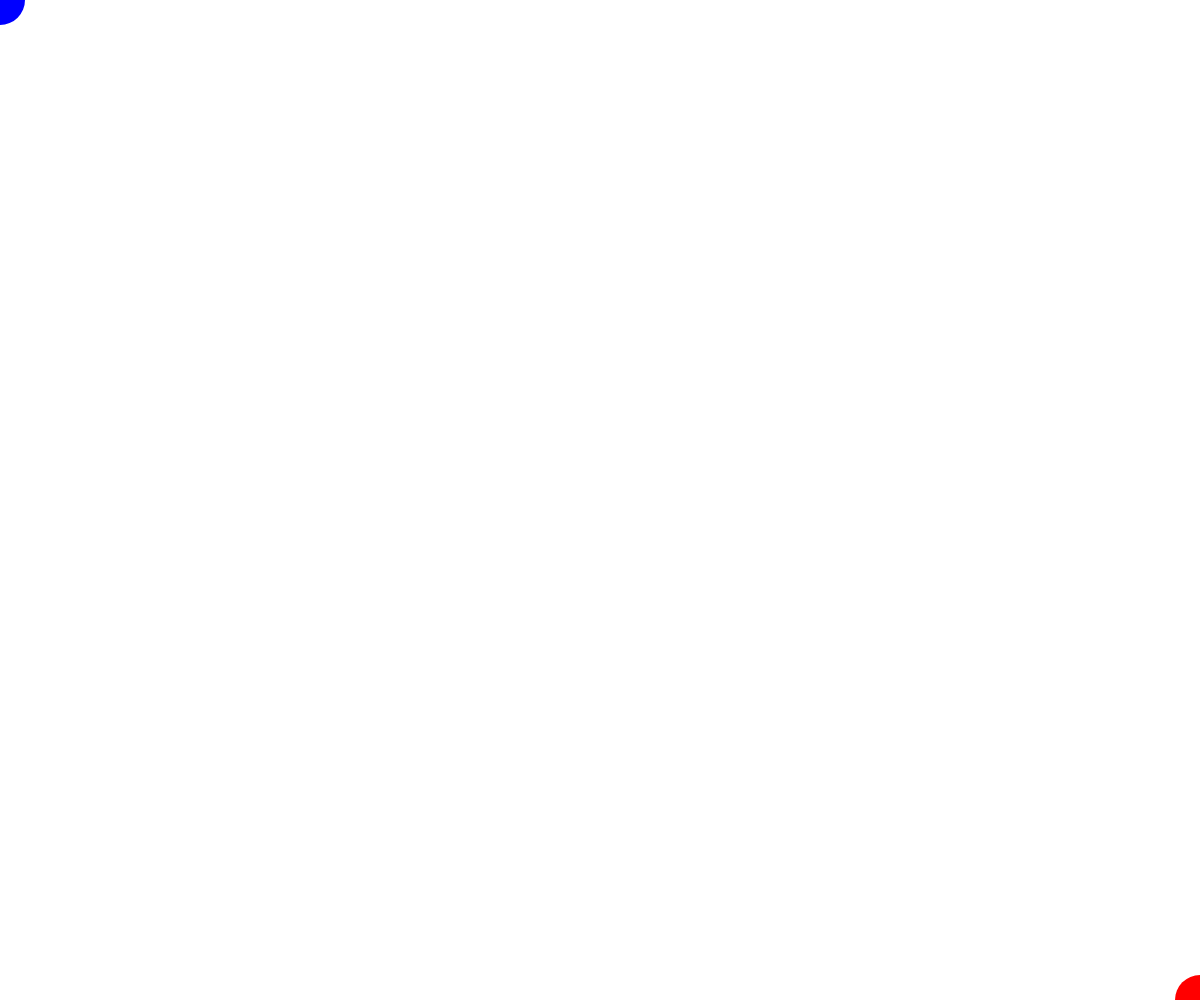
Frame 1 (no input)
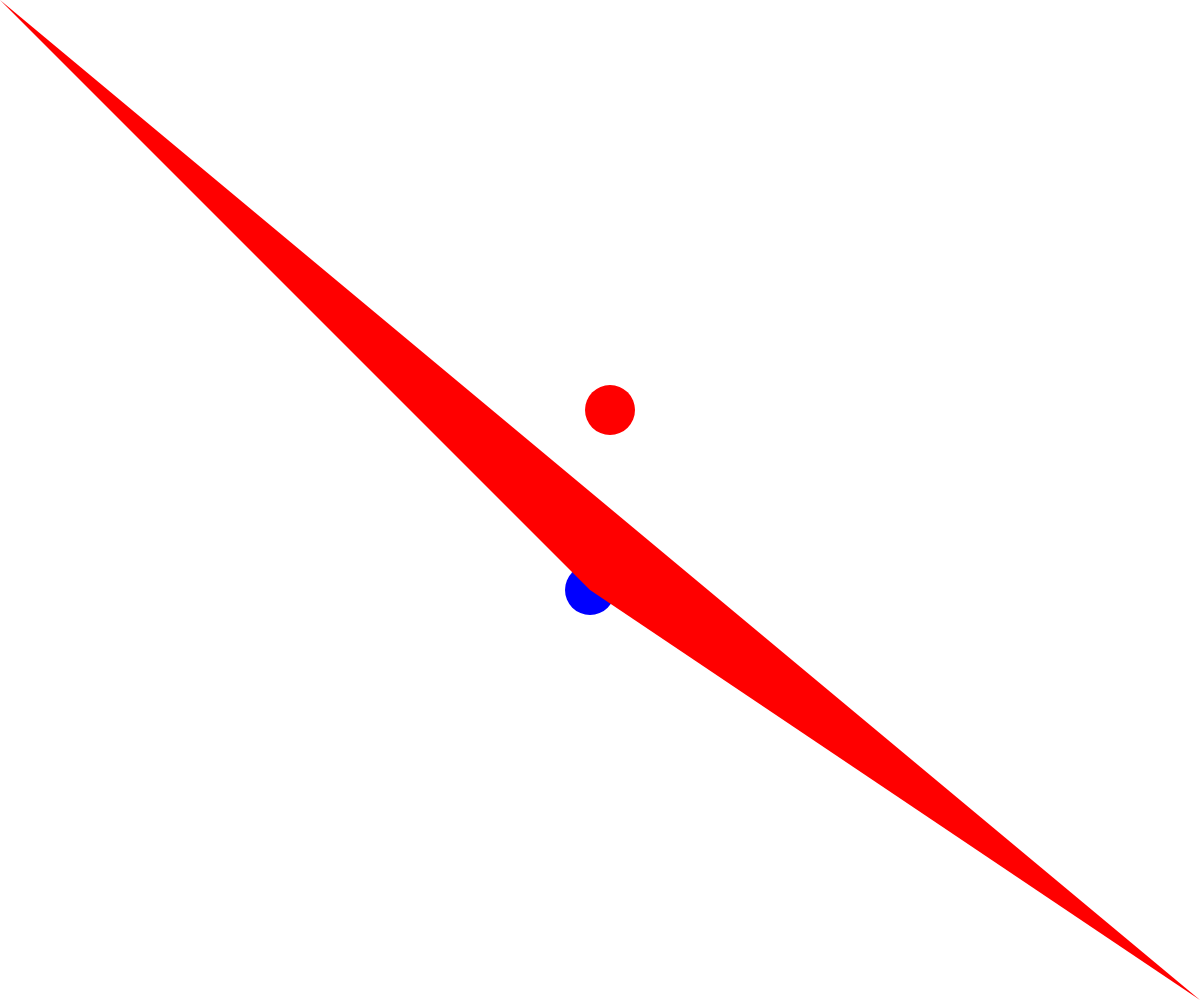
Frame 60 (no input)
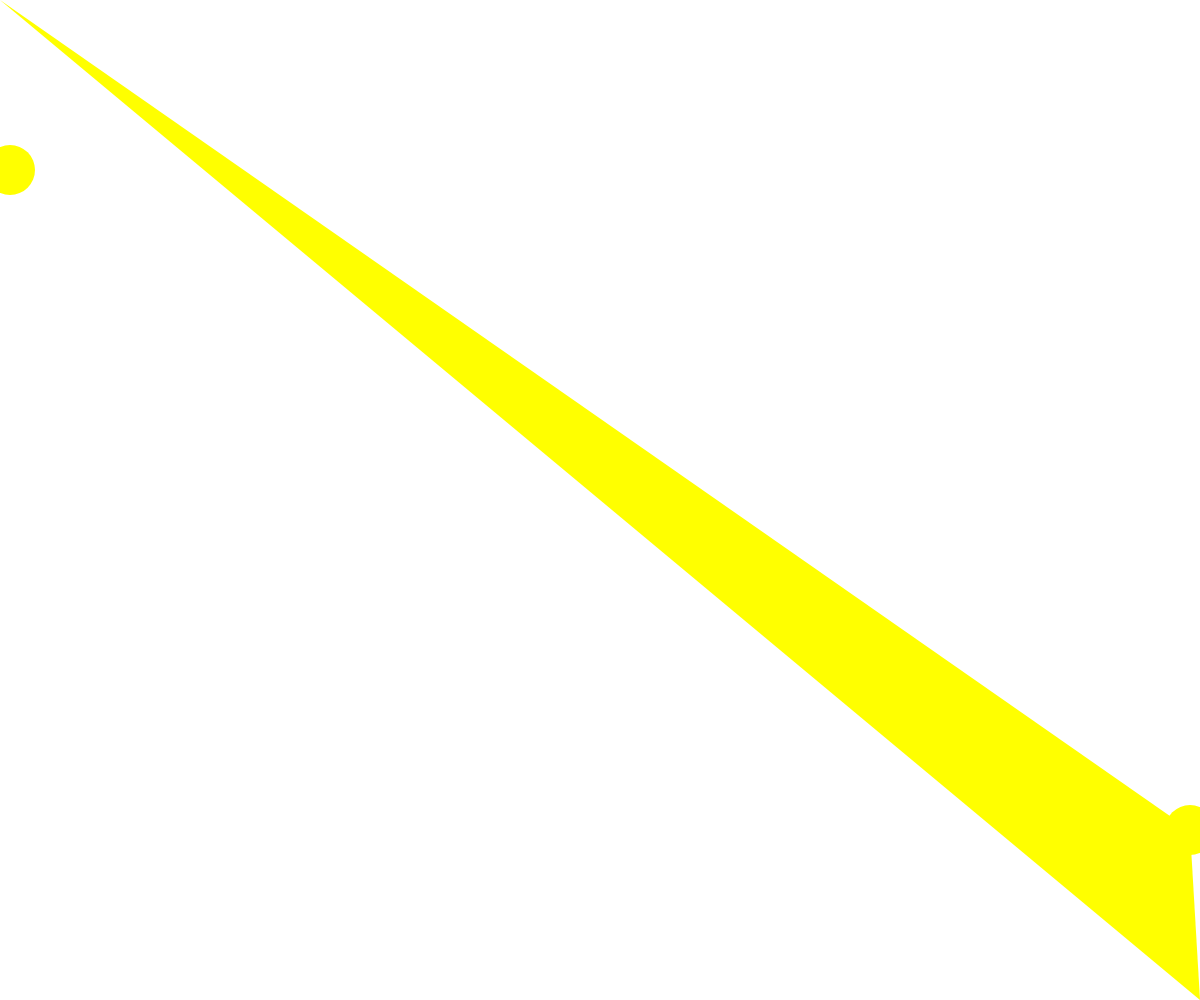
Frame 120 (the mouse pressed at the canvas centre since frame 60)

The p5.js sketch that drew these frames (run headless with seeded random() and noise() and a simulated clock; from frame 60 on, the mouse is pressed at the canvas centre):

// p5.js sketch
// ── sketch.js
var x
var y
var xDirection
var yDirection
fill1 = 'blue'
fill2 = 'red'

function setup() {
	createCanvas(windowWidth, windowHeight)
	x = 0
	y = 0
	xDirection = 1
	yDirection = 1
}

function draw() {
	noStroke()
	background('white')
	fill(fill1)
	ellipse(x, y, 50, 50)
	fill(fill2)
	ellipse(windowWidth - x, windowHeight - y, 50, 50)
	triangle(x,y,windowWidth,windowHeight,0,0)
	x = x + xDirection * 10
	y = y + yDirection * 10
	if (x < 0 || x > windowWidth) {
		xDirection = xDirection * -1
		fill1 = 'green'
		fill2 = 'green'
	} 
	
	if (y < 0 || y > windowHeight) {
		yDirection = yDirection * -1
		fill1 = 'yellow'
		fill2 = 'yellow'
	}

}
